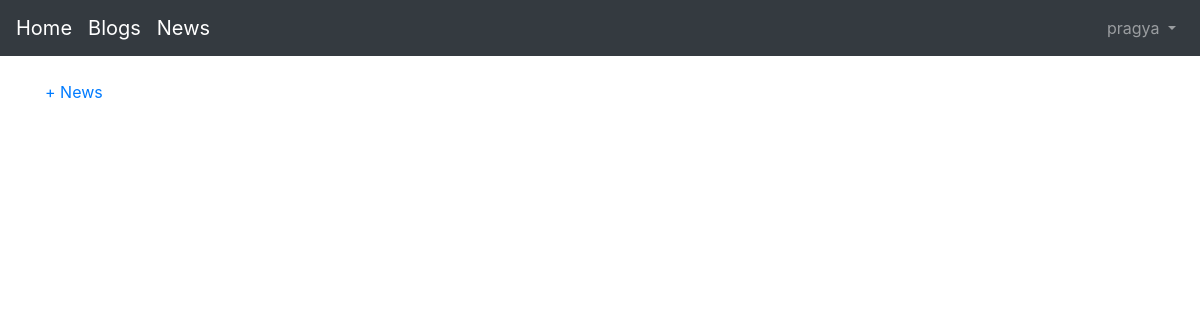
The app's page /articles/ (signed in), older data.
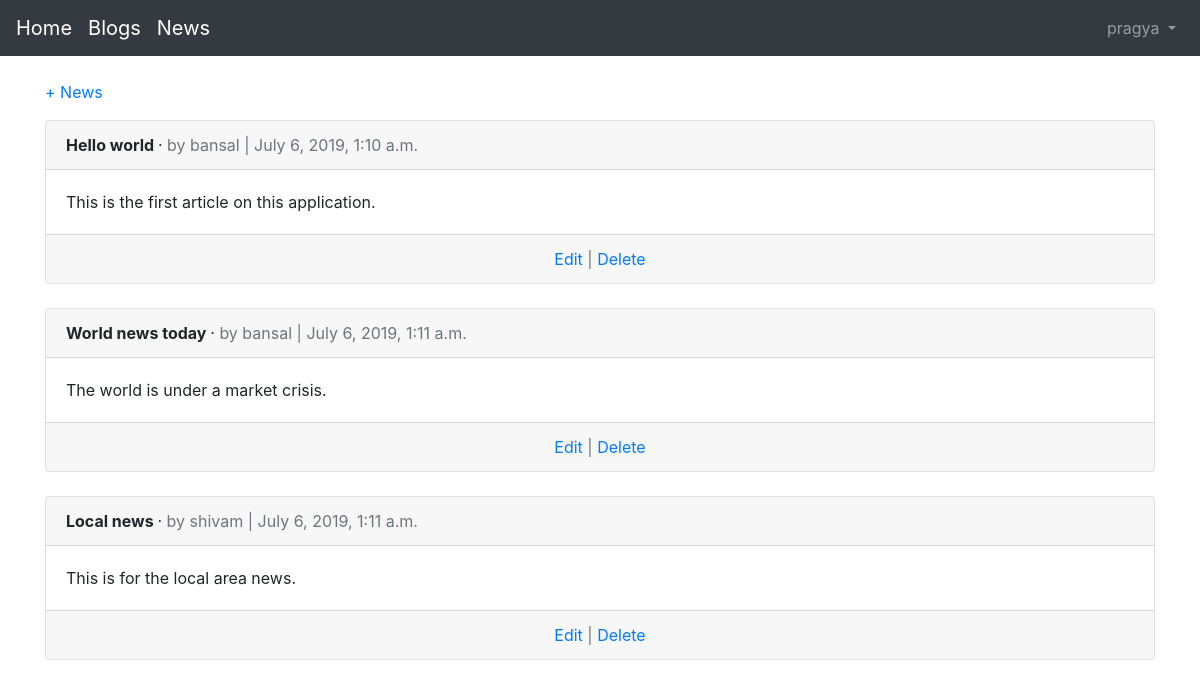
The same page, newer data.
### users/models.py (models this page shows)
class CustomUser(AbstractUser):
    age = models.PositiveIntegerField(null=True, blank=True)

### articles/models.py (models this page shows, shortened)
class Article(models.Model):
    title = models.CharField(max_length=255)
    body = models.TextField()
    date = models.DateTimeField(auto_now_add=True)
    author = models.ForeignKey(
        get_user_model(),
        on_delete=models.CASCADE,
        )

### articles/views.py (the view)
# urls.py: path('', ArticleListView.as_view(), name='article_list'),
class ArticleListView(LoginRequiredMixin, ListView):
    model = Article
    template_name = 'article_list.html'

### templates/article_list.html (shortened to what this page needs)
{% extends 'base.html' %}
{% block content %}
	{% if user.is_authenticated %}
		<p><a href="{% url 'article_new' %}">+ News</a></p>
	{% endif %}
	{% for article in object_list %}
		<div class="card">
			<div class="card-header">
				<span class="font-weight-bold">{{ article.title }} </span> &middot;
				<span class="text-muted">by {{ article.author }} | {{ article.date }}</span>
			</div>
			<div class="card-body">
				{{ article.body }}
			</div>
			<div class="card-footer text-center text-muted">
				<a href="{% url 'article_edit' article.pk %}">Edit</a> |
				<a href="{% url 'article_delete' article.pk %}">Delete</a>
			</div>
		</div>
		<br />
	{% endfor %}
{% endblock content %}

### templates/base.html (shortened to what this page needs)
<!doctype html>
<html lang="en">
  <head>
    <link rel="stylesheet" href="https://stackpath.bootstrapcdn.com/bootstrap/4.1.3/css/bootstrap.min.css">
  </head>
  <body>
    <nav class="navbar navbar-expand-md navbar-dark bg-dark mb-4">
    	<a class="navbar-brand" href="{% url 'home' %}">Home</a>
    	<a class="navbar-brand" href="{% url 'home' %}">Blogs</a>
		<a class="navbar-brand" href="{% url 'article_list' %}">News</a>
		<div class="collapse navbar-collapse" id="navbarCollapse">
			{% if user.is_authenticated %}
				<ul class="navbar-nav ml-auto">
					<li class="nav-item">
						<a class="nav-link dropdown-toggle" href="#" id="userMenu" data-toggle="dropdown" aria-haspopup="true" aria-expanded="false">
							{{ user.username }}
						</a>
					</li>
				</ul>
			{% else %}
				<form class="form-inline ml-auto">
					<a href="{% url 'login' %}" class="btn btn-primary ml-2">Log In</a>
					<a href="{% url 'signup' %}" class="btn btn-primary ml-2">Sign up</a>
				</form>
			{% endif %}
		</div>
	</nav>
	<div class="container">
		{% block content %}
	{% endblock content %}
	</div>
  </body>
</html>

Row changes from the older to the newer data that the page shows:
added Article: title "Hello world", author "bansal", date "July 6, 2019, 1:10 a.m.", body "This is the first article on this application."
added Article: title "World news today", author "bansal", date "July 6, 2019, 1:11 a.m.", body "The world is under a market crisis."
added Article: title "Local news", author "shivam", date "July 6, 2019, 1:11 a.m.", body "This is for the local area news."
